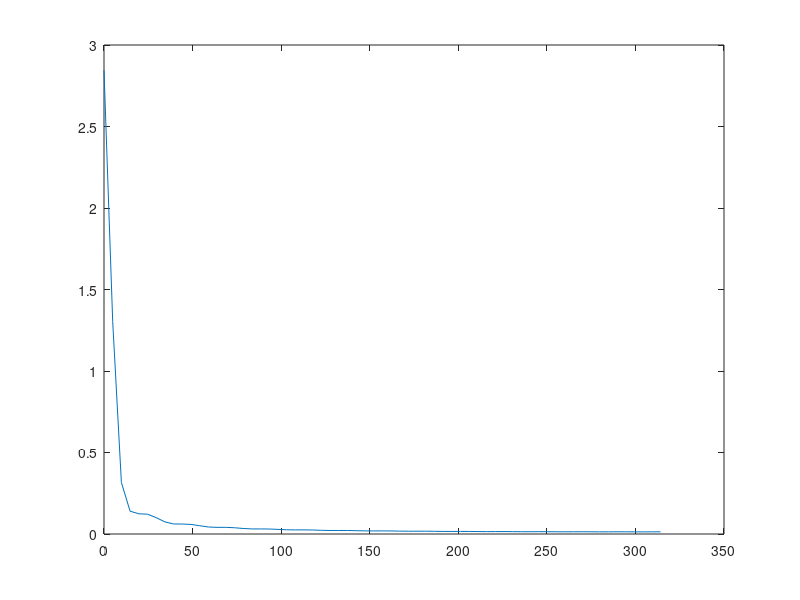
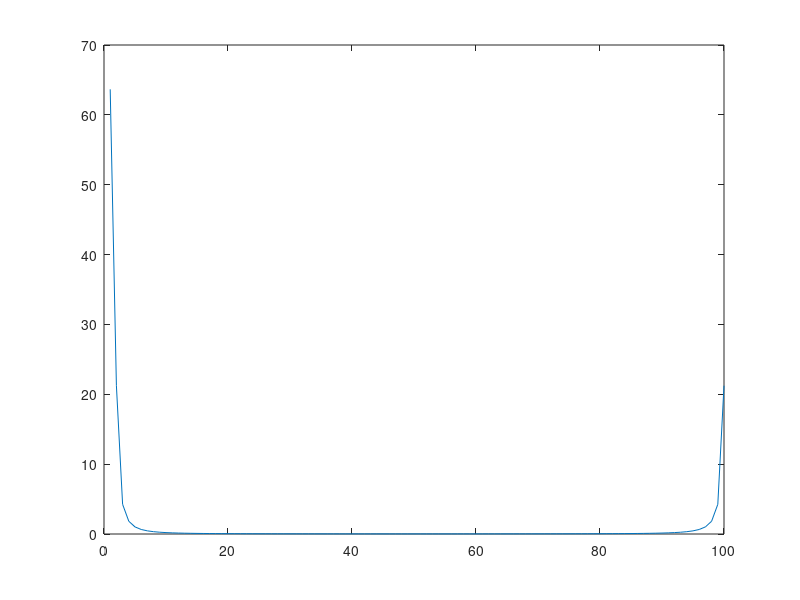
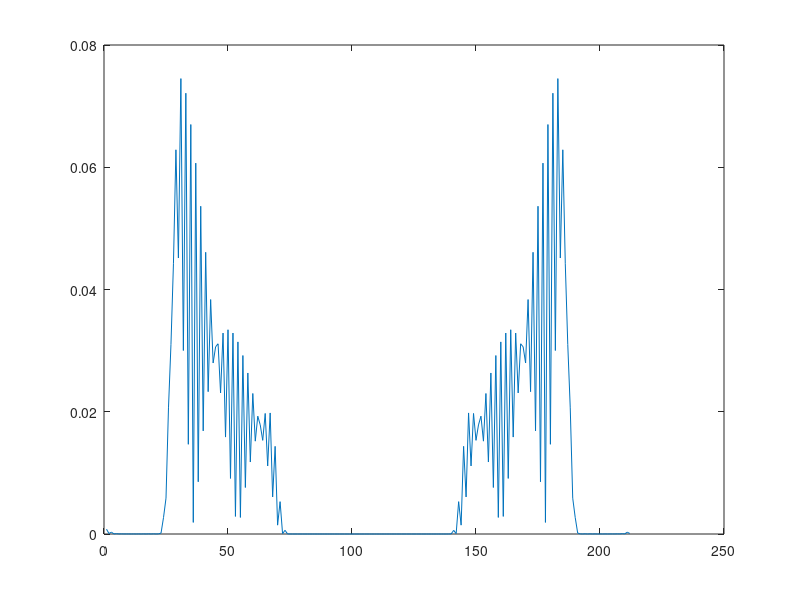

Write the MATLAB code that produced these figures, in order.
% DSP homework, BPF FIR filter.
clear;
close all;
%% BPF FIR, window function design technique
% configure
% lower stopband 0.2 pi as 60db
% lower passband 0.3 pi rp 0.5db
% upper passband 0.6 pi rp 0.5db
% upper stopband 0.7 pi as 60db
% (a) window function selection
% (b) main design steps
% (c) verify tolerance
w_sl = 0.2 * pi;
w_su = 0.7 * pi;
w_pl = 0.3 * pi;
w_pu = 0.6 * pi;
alpha_s = 60; % db
r_p = 0.5; % db

%% design
% I II III IV all do, select I
% select blackman, stop band min decrease 74 db
delta_b = 0.1 * pi; % while delta_b of blackman window is 11pi/N rad
% 11 \pi / N <= 0.1 \pi --> N >= 110
N = 112;
Wn = [
    (w_sl + w_pl)/2,
    (w_pu + w_su)/2];
Wn = Wn ./ pi;
hd = fir1(N, Wn, blackman(N+1));
[h, w] = freqz(hd);
hdb = 20 * log10 ( abs(h) ./ abs(h(2)) );
plot(w/pi, hdb);

% pass band min decrease
mask_passband = (w > 0.3 * pi) .* (w < 0.6 * pi);
hdb_len = length(hdb);
alpha_stop = 20 * log10( max(hdb .* mask_passband)/hdb(ceil(hdb_len*0.3)) );
alpha_stop

% test filter
Fs = 100; % sampling freq
T = 1/Fs; % sample time
L = 100; % length
t = (0:L-1)*T; % time vector
signal1 = sin( 0.1 * pi * t);
signal2 = sin( 0.5 * pi * t);
signal3 = sin( 1 * pi * t);
y = signal1 + signal2 + signal3;
NFFT = 2^nextpow2(L);
Y = fft(y, NFFT)/L;
f = Fs/2 * linspace(0, 1, NFFT/2+1);
fw = f * 2 * pi;
plot(fw, 2*abs(Y(1:NFFT/2+1)));

figure;
plot(abs(fft(signal3)));
figure;
plot(abs(fft(conv(signal3, hd))));
%plot(linspace(-pi, pi, length(t)), abs(fft(signal1)));
